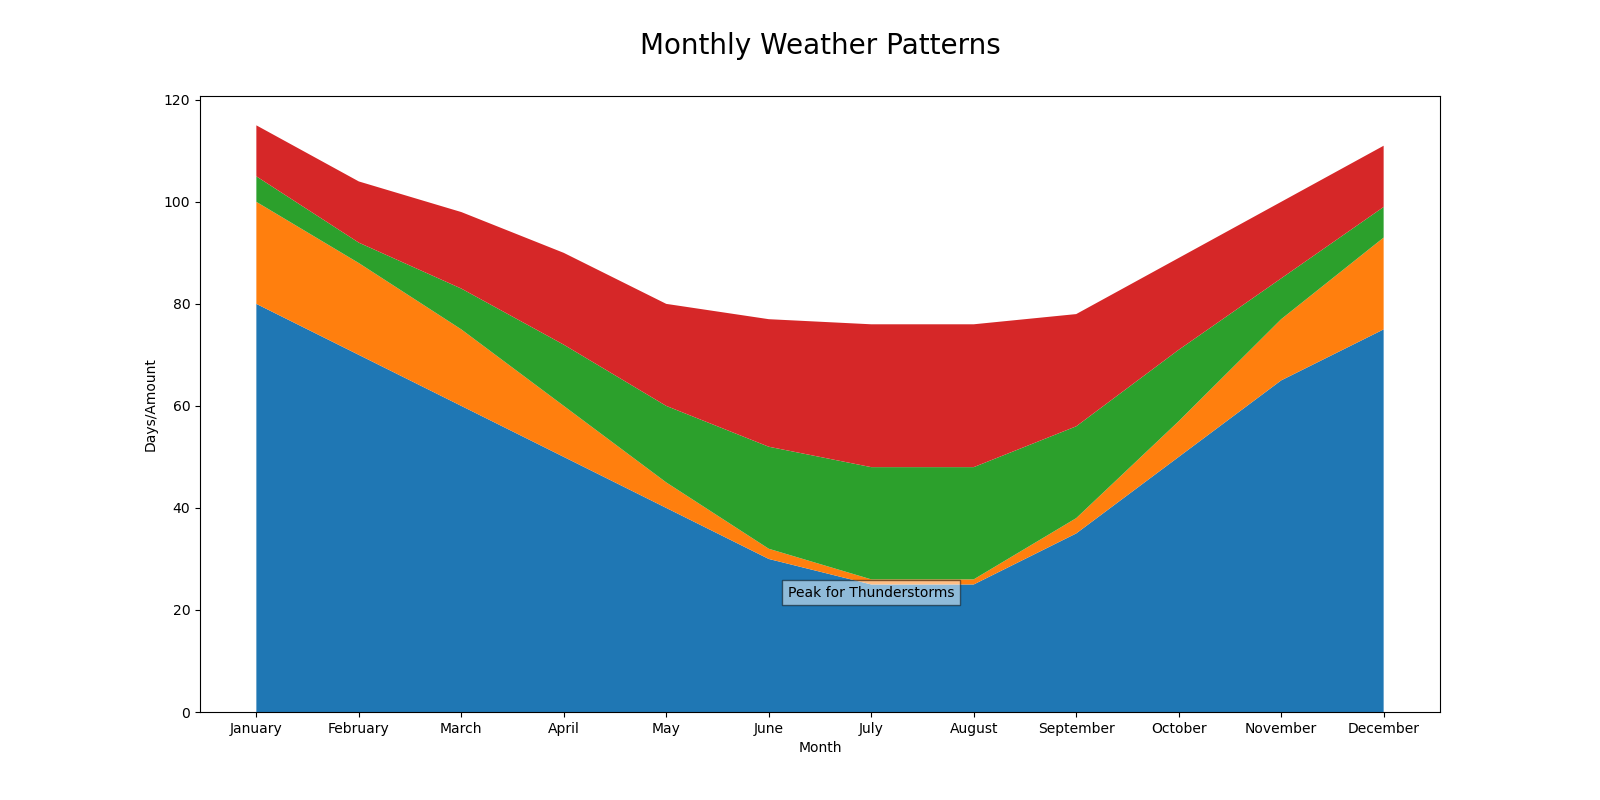

This figure's Python source:

import matplotlib.pyplot as plt

months = ['January', 'February', 'March', 'April', 'May', 'June',
          'July', 'August', 'September', 'October', 'November', 'December']
rainfall = [80, 70, 60, 50, 40, 30, 25, 25, 35, 50, 65, 75]
snowfall = [20, 18, 15, 10, 5, 2, 1, 1, 3, 7, 12, 18]
thunderstorms = [5, 4, 8, 12, 15, 20, 22, 22, 18, 14, 8, 6]
sunny_days = [10, 12, 15, 18, 20, 25, 28, 28, 22, 18, 15, 12]

plt.figure(figsize=(16, 8))
plt.stackplot(months, rainfall, snowfall, thunderstorms, sunny_days, 
              colors=['#1f77b4', '#ff7f0e', '#2ca02c', '#d62728'])

plt.title('Monthly Weather Patterns', fontdict={'fontsize': 20}, pad=30)
plt.xlabel('Month')
plt.ylabel('Days/Amount')

peak_thunderstorms_month = months[thunderstorms.index(max(thunderstorms))]
peak_thunderstorms_value = max(thunderstorms)
plt.text(peak_thunderstorms_month, peak_thunderstorms_value, 'Peak for Thunderstorms', ha='center', va='bottom', fontsize=10, bbox=dict(facecolor='white', alpha=0.5))

plt.show()
